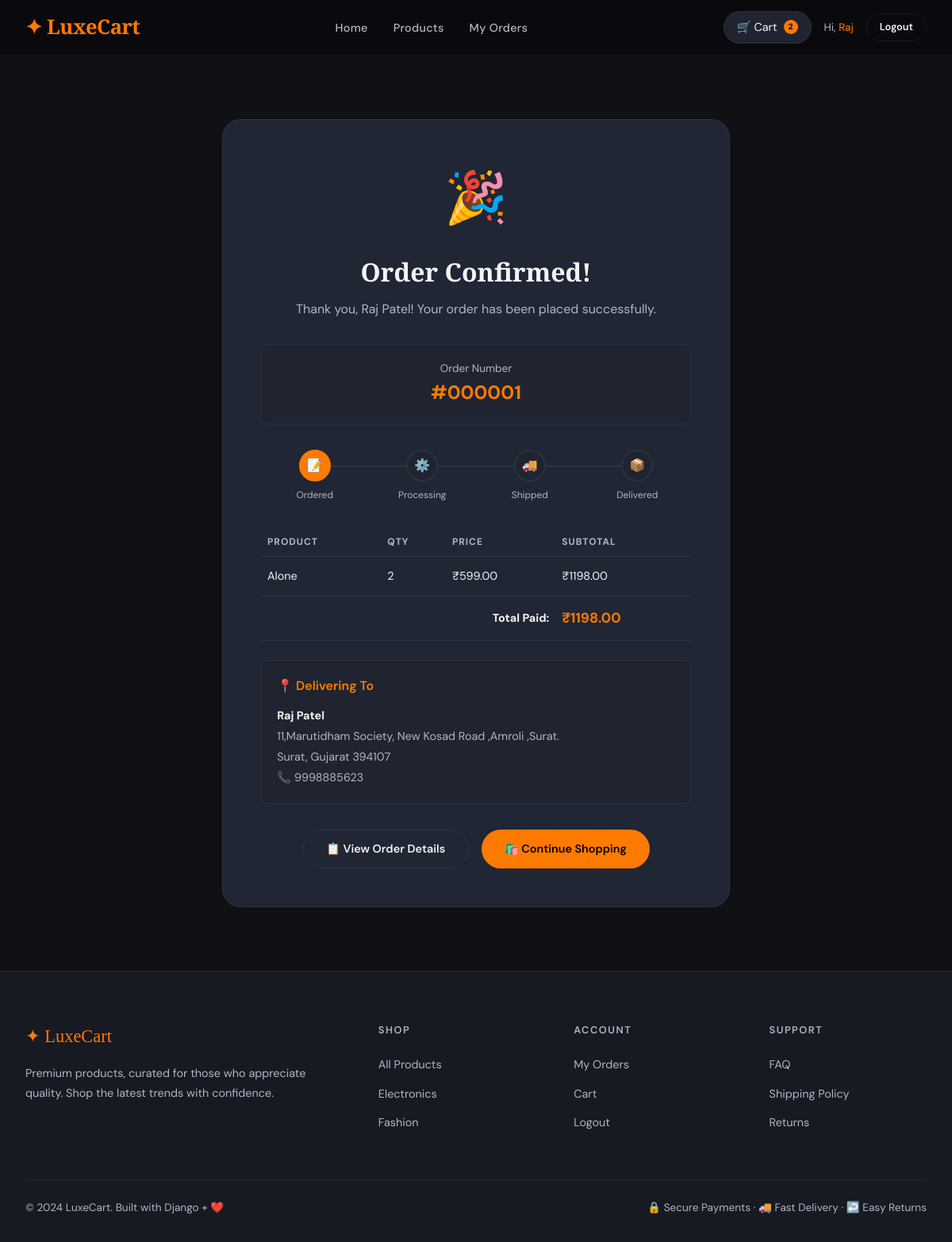
The app's page /orders/1/confirmation/ (signed in) with its own data.
### store/models.py (models this page shows, shortened)
class Order(models.Model):
    STATUS_CHOICES = [
        ('pending', 'Pending'),
        ('processing', 'Processing'),
        ('shipped', 'Shipped'),
        ('delivered', 'Delivered'),
        ('cancelled', 'Cancelled'),
    ]
    user = models.ForeignKey(User, on_delete=models.CASCADE, related_name='orders')
    status = models.CharField(max_length=20, choices=STATUS_CHOICES, default='pending')
    total_price = models.DecimalField(max_digits=10, decimal_places=2, default=0)
    shipping_name = models.CharField(max_length=200)
    shipping_address = models.TextField()
    shipping_city = models.CharField(max_length=100)
    shipping_state = models.CharField(max_length=100)
    shipping_zip = models.CharField(max_length=20)
    shipping_phone = models.CharField(max_length=20)
    payment_method = models.CharField(max_length=50, default='cod')
    created_at = models.DateTimeField(auto_now_add=True)
    updated_at = models.DateTimeField(auto_now=True)

class OrderItem(models.Model):
    order = models.ForeignKey(Order, on_delete=models.CASCADE, related_name='items')
    product = models.ForeignKey(Product, on_delete=models.CASCADE)
    quantity = models.PositiveIntegerField(default=1)
    price = models.DecimalField(max_digits=10, decimal_places=2)
    @property
    def subtotal(self):
        return self.price * self.quantity

class Product(models.Model):
    category = models.ForeignKey(Category, on_delete=models.SET_NULL, null=True, related_name='products')
    name = models.CharField(max_length=200)
    slug = models.SlugField(unique=True)
    description = models.TextField()
    price = models.DecimalField(max_digits=10, decimal_places=2)
    original_price = models.DecimalField(max_digits=10, decimal_places=2, null=True, blank=True)
    stock = models.PositiveIntegerField(default=0)
    image = models.ImageField(upload_to='products/', blank=True)
    image_url = models.URLField(blank=True)  # fallback for demo images
    rating = models.DecimalField(max_digits=3, decimal_places=1, default=4.5)
    review_count = models.PositiveIntegerField(default=0)
    is_featured = models.BooleanField(default=False)
    is_active = models.BooleanField(default=True)
    created_at = models.DateTimeField(auto_now_add=True)

### store/views.py (the view)
# urls.py: path('orders/<int:order_id>/confirmation/', views.order_confirmation, name='order_confirmation'),
@login_required
def order_confirmation(request, order_id):
    order = get_object_or_404(Order, id=order_id, user=request.user)
    return render(request, 'store/order_confirmation.html', {'order': order})

### store/context_processors.py (called while the page is built)
def cart_count(request):
    if request.user.is_authenticated:
        try:
            cart = Cart.objects.get(user=request.user)
            return {'cart_count': cart.item_count}
        except Cart.DoesNotExist:
            pass
    return {'cart_count': 0}

### store/models.py (called while the page is built)
    @property
    def item_count(self):
        return sum(item.quantity for item in self.cartitem_set.all())

### store/templates/store/order_confirmation.html (shortened to what this page needs)
{% extends 'store/base.html' %}
{% block content %}
<div class="section">
  <div class="container">
    <div class="order-confirm-box">
      <div class="confirm-icon">🎉</div>
      <h1 class="confirm-title">Order Confirmed!</h1>
      <p class="confirm-sub">Thank you, {{ order.shipping_name }}! Your order has been placed successfully.</p>
      <div style="background:var(--bg3);border:1px solid var(--border);border-radius:var(--radius-sm);padding:1.2rem;margin-bottom:2rem;">
        <div style="font-size:0.85rem;color:var(--text2);">Order Number</div>
        <div style="font-size:1.5rem;font-weight:700;color:var(--accent);">#{{ order.id|stringformat:"06d" }}</div>
      </div>
      <div class="order-steps">
        <div class="step active">
          <div class="step-circle">📝</div>
          <div class="step-label">Ordered</div>
        </div>
        <div class="step">
          <div class="step-circle">⚙️</div>
          <div class="step-label">Processing</div>
        </div>
        <div class="step">
          <div class="step-circle">🚚</div>
          <div class="step-label">Shipped</div>
        </div>
        <div class="step">
          <div class="step-circle">📦</div>
          <div class="step-label">Delivered</div>
        </div>
      </div>
      <table class="order-items-table">
        <thead>
          <tr>
            <th>Product</th>
            <th>Qty</th>
            <th>Price</th>
            <th>Subtotal</th>
          </tr>
        </thead>
        <tbody>
          {% for item in order.items.all %}
          <tr>
            <td>{{ item.product.name }}</td>
            <td>{{ item.quantity }}</td>
            <td>₹{{ item.price }}</td>
            <td>₹{{ item.subtotal }}</td>
          </tr>
          {% endfor %}
        </tbody>
        <tfoot>
          <tr>
            <td colspan="3" style="text-align:right;font-weight:700;padding:1rem 0.5rem;">Total Paid:</td>
            <td style="font-weight:700;color:var(--accent);font-size:1.1rem;">₹{{ order.total_price }}</td>
          </tr>
        </tfoot>
      </table>
      <div style="background:var(--bg3);border:1px solid var(--border);border-radius:var(--radius-sm);padding:1.2rem;text-align:left;margin-bottom:2rem;">
        <div style="font-weight:600;margin-bottom:0.8rem;color:var(--accent);">📍 Delivering To</div>
        <div style="font-size:0.9rem;line-height:1.8;color:var(--text2);">
          <strong style="color:var(--text);">{{ order.shipping_name }}</strong><br>
          {{ order.shipping_address }}<br>
          {{ order.shipping_city }}, {{ order.shipping_state }} {{ order.shipping_zip }}<br>
          📞 {{ order.shipping_phone }}
        </div>
      </div>
      <div style="display:flex;gap:1rem;justify-content:center;flex-wrap:wrap;">
        <a href="{% url 'order_detail' order.id %}" class="btn btn-outline">📋 View Order Details</a>
        <a href="{% url 'product_list' %}" class="btn btn-primary">🛍️ Continue Shopping</a>
      </div>
    </div>
  </div>
</div>
{% endblock %}

### store/templates/store/base.html (shortened to what this page needs)
{% load static %}
<!DOCTYPE html>
<html lang="en">
<head>
<link rel="stylesheet" href="{% static 'store/css/main.css' %}">
</head>
<body>
<nav class="navbar">
  <a href="{% url 'home' %}" class="nav-brand">✦ LuxeCart</a>
  <ul class="nav-links">
    <li><a href="{% url 'home' %}">Home</a></li>
    <li><a href="{% url 'product_list' %}">Products</a></li>
    {% if user.is_authenticated %}
    <li><a href="{% url 'order_history' %}">My Orders</a></li>
    {% endif %}
  </ul>
  <div class="nav-actions">
    {% if user.is_authenticated %}
      <a href="{% url 'cart' %}" class="btn-cart">
        🛒 Cart
        <span class="cart-badge">{{ cart_count }}</span>
      </a>
      <span class="nav-user">Hi, <span>{{ user.first_name|default:user.username }}</span></span>
      <a href="{% url 'logout' %}" class="btn-outline btn btn-sm">Logout</a>
    {% else %}
      <a href="{% url 'login' %}" class="btn-outline btn btn-sm">Login</a>
      <a href="{% url 'register' %}" class="btn-nav-auth">Register</a>
    {% endif %}
  </div>
</nav>
{% block content %}{% endblock %}
<footer class="footer">
  <div class="container">
    <div class="footer-grid">
      <div>
        <div class="footer-brand">✦ LuxeCart</div>
        <p class="footer-desc">Premium products, curated for those who appreciate quality. Shop the latest trends with confidence.</p>
      </div>
      <div>
        <div class="footer-title">Shop</div>
        <ul class="footer-links">
          <li><a href="{% url 'product_list' %}">All Products</a></li>
          <li><a href="{% url 'product_list' %}?category=electronics">Electronics</a></li>
          <li><a href="{% url 'product_list' %}?category=fashion">Fashion</a></li>
        </ul>
      </div>
      <div>
        <div class="footer-title">Account</div>
        <ul class="footer-links">
          {% if user.is_authenticated %}
          <li><a href="{% url 'order_history' %}">My Orders</a></li>
          <li><a href="{% url 'cart' %}">Cart</a></li>
          <li><a href="{% url 'logout' %}">Logout</a></li>
          {% else %}
          <li><a href="{% url 'login' %}">Login</a></li>
          <li><a href="{% url 'register' %}">Register</a></li>
          {% endif %}
        </ul>
      </div>
      <div>
        <div class="footer-title">Support</div>
        <ul class="footer-links">
          <li><a href="#">FAQ</a></li>
          <li><a href="#">Shipping Policy</a></li>
          <li><a href="#">Returns</a></li>
        </ul>
      </div>
    </div>
    <div class="footer-bottom">
      <p class="footer-copy">© 2024 LuxeCart. Built with Django + ❤️</p>
      <p class="footer-copy">🔒 Secure Payments · 🚚 Fast Delivery · ↩️ Easy Returns</p>
    </div>
  </div>
</footer>
</body>
</html>

### records on screen
Order: shipping_name "Raj Patel", id "000001", total_price "1198.00", shipping_address "11,Marutidham Society, New Kosad Road ,Amroli ,Surat.", shipping_city "Surat", shipping_state "Gujarat", shipping_zip "394107", shipping_phone "9998885623"
OrderItem: product.name "Alone", quantity "2", price "599.00", subtotal "1198.00"

### other values on screen
{{ cart_count }} "2"
{{ user.first_name|default:user.username }} "Raj"
